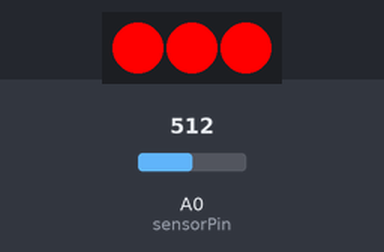
The sketch below on a simulated Arduino Uno, built with avr-gcc and run on an emulated ATmega328P. Shown: 3 RGB LEDs in strip order, left to right. The test bench sets the inputs (shaded band); at power-on: A0 (sensorPin) = 512.

Above: at 1.2 s.
1.3 s: A0 (sensorPin) set to 417
2.8 s: A0 (sensorPin) set to 388
At 3.7 s:
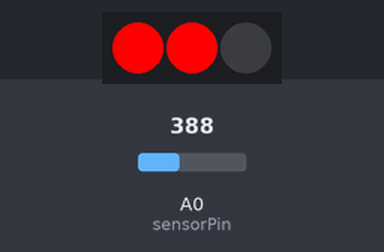
4.4 s: A0 (sensorPin) set to 511
At 5.8 s:
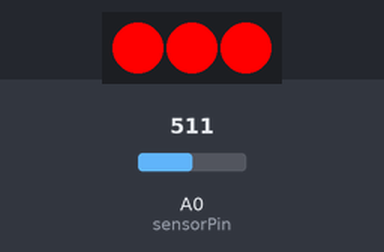
6.1 s: A0 (sensorPin) set to 306
At 7.0 s:
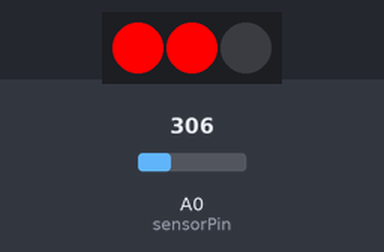
Timing chart, 0 to 8.7 s (numbered marks = the images above; inputs shaded):
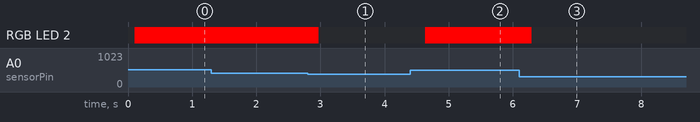

The sketch:

monocolor-bargraph.ino
```cpp
#include <Adafruit_NeoPixel.h>
#include <avr/power.h>

#define PIN 1 // <------ This Parameter refers to the DIN pin where the neopixel strip is connected

// This line below provides some useful
//information about your Neopixel strip:
//How many pixels, which pin is connected, etc.
Adafruit_NeoPixel strip = Adafruit_NeoPixel(3, PIN, NEO_GRB + NEO_KHZ800);

int sensorPin = A0;    // select the input pin for the analog sensor ("S" on your sensor module). Che
int sensorValue = 0;  // variable to store the value coming from the sensor

void setup() {

  strip.begin(); //these 2 commands will initialise your Neopixel strip
  strip.show();

}

void loop() {
  // read the value from the sensor:
  sensorValue = analogRead(sensorPin);
  int pixelsLevel = map(sensorValue, 0, 600, 0, strip.numPixels());

  for (int currentLed = 0; currentLed < strip.numPixels(); currentLed++) {

    if (pixelsLevel >= currentLed) {

      strip.setPixelColor(currentLed, 255, 0, 0); // change the color of your bar graph here, values are Green, Red, Blue
    }
    else {

      strip.setPixelColor(currentLed, 0, 0, 0);


    }


    strip.show();
    delay(50);


  }
}
```

Measured:
- the behaviour switches between 400 and 399 on A0 (sensorPin) (found by bisection; images 0 and 1)
- after the input at 1.3 s, every drawn part: stays the same
- after the input at 2.8 s, RGB LED 2: RGB(255, 0, 0) → off after 0.17 s
- after the input at 4.4 s, RGB LED 2: off → RGB(255, 0, 0) after 0.23 s
- after the input at 6.1 s, RGB LED 2: RGB(255, 0, 0) → off after 0.19 s
